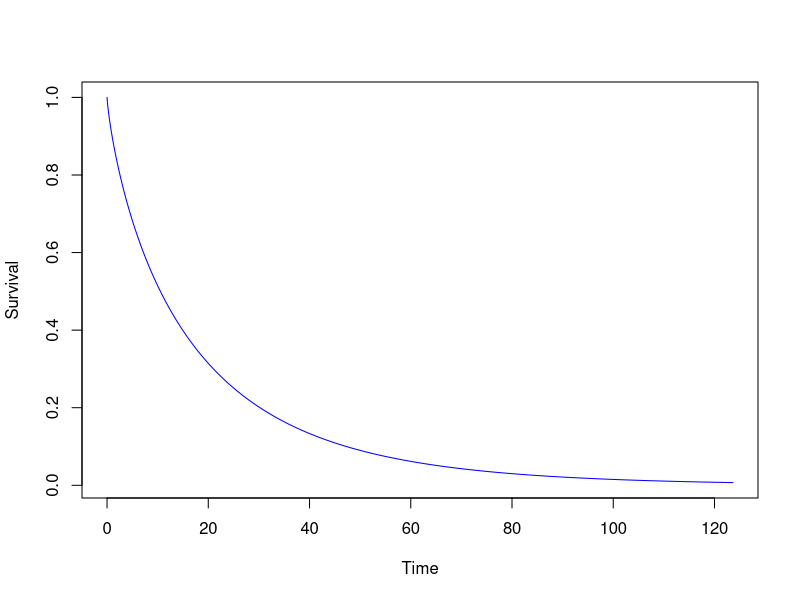
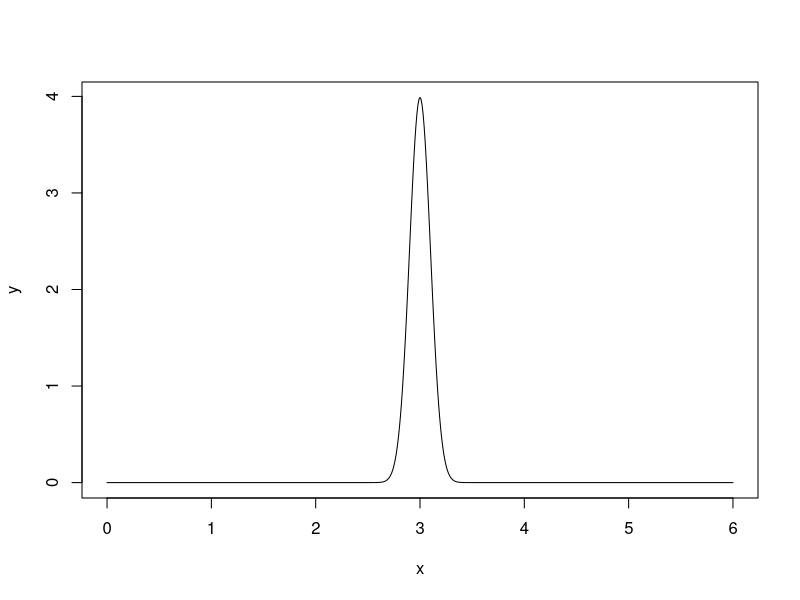
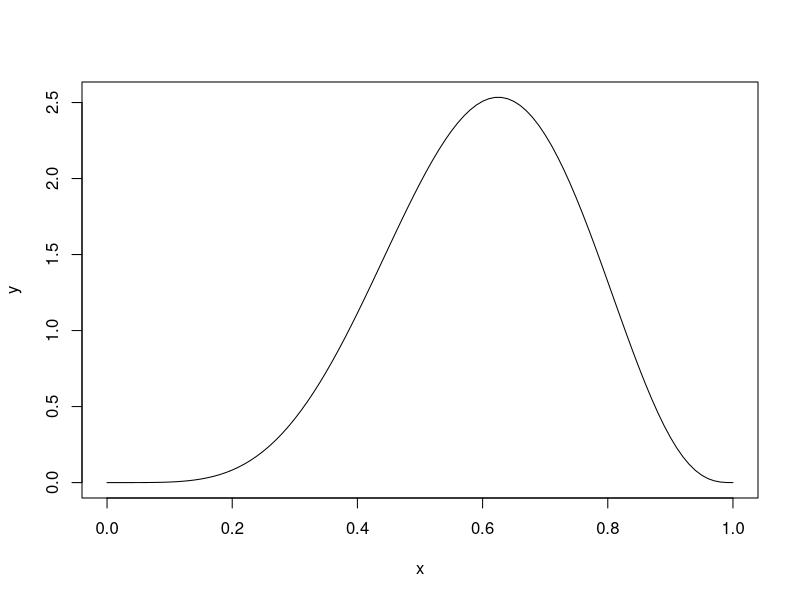

The R source for these figures, in order: (Note: this script raises an error after producing the figures.)


#Need to look at what we actually need to compute assurance??
#We are sampling from the control and treatment curves
#But maybe we only need number of events that occur (or do not occur) by the time-point that the assurance is going to take place>

#We could compute assurance in the way that we have done previously
#Then find a 'quicker' way by just estimating the number of events


#We assume the control is lambda2 = 0.06, gamma2 = 0.8

lambda2 <- 0.06
gamma2 <- 0.8

controltime <- seq(0, exp((1.527/gamma2)-log(lambda2))*1.1, by=0.01)
controlsurv <- exp(-(lambda2*controltime)^gamma2)
plot(controltime, controlsurv, type="l", col="blue", ylab="Survival", xlab = "Time")

#We assume T comes from a Normal(3, 0.01) dist

x <- seq(0, 6, by=0.01)
y <- dnorm(x, mean = 3, sd = sqrt(0.01))
plot(x, y, type="l")

#We assume HR comes from a Beta(6, 4) dist

x <- seq(0, 1, by=0.01)
y <- dbeta(x, 6, 4)
plot(x, y, type="l")

#Plot a sampled treatment curve

bigT <- rnorm(1, 3, sd = sqrt(0.01))
HR <- rbeta(1, 6, 4)
lambda1 <- exp((log(HR)/gamma2)+log(lambda2))
gamma1 <- gamma2

treatmenttime <- seq(bigT, exp((1.527/gamma2)-log(lambda2))*1.1, by=0.01)
treatmentsurv <- exp(-(lambda2*bigT)^gamma2 - lambda1^gamma1*(treatmenttime^gamma1-bigT^gamma1))

timecombined <- c(controltime, treatmenttime)
survcombined <- c(controlsurv, treatmentsurv)

lines(treatmenttime, treatmentsurv, col="red")

#Calculate assurance the way we have been doing
#Firstly we assume n1 = 100, n2 = 100
#We assume the trial will be stopped after 40 months
#0 = alive
#1 = dead

n1 <- 100
n2 <- 100
assvec <- rep(NA, 10000)
gamma1 <- gamma2

for (i in 1:10000){
  bigT <- rnorm(1, 3, sd = sqrt(0.01))
  HR <- rbeta(1, 6, 4)
  lambda1 <- exp((log(HR)/gamma2)+log(lambda2))
  CP <- exp(-(lambda2*bigT)^gamma2)[[1]]
  u <- runif(n2)
  
  suppressWarnings(z <- ifelse(u>CP, (1/lambda2)*exp(1/gamma2*log(-log(u))), exp((1/gamma1)*log(1/(lambda1^gamma1)*(-log(u)-(lambda2*bigT)^gamma2+lambda1^gamma1*bigT*gamma1)))))
  
  dataCombined <- data.frame(Time = c(rweibull(n1, gamma2, 1/lambda2), z), Group = c(rep("Control", n1), rep("Treatment", n2)), 
                             Cens = rep(1, n1+n2))
  
  dataCombined$Cens <-  dataCombined$Time < 40
  dataCombined$Cens <- dataCombined$Cens*1
  test <- survdiff(Surv(Time, Cens)~Group, data = dataCombined)
  assvec[i] <-test$chisq > qchisq(0.95, 1)
}

mean(assvec)

# 'True' assurance is 0.591

#Can we replicate this by just looking at the survival probabilities?

#We can calculate how many patients we expect to be alive after 40 months in the control group fairly easily

n1 <- 100
n2 <- 100
lambda2 <- 0.06
gamma2 <- 0.8
gamma1 <- gamma2
bigT <- rnorm(1, 3, sd = sqrt(0.01))
HR <- rbeta(1, 6, 4)
lambda1 <- exp((log(HR)/gamma2)+log(lambda2))

controlprob <- exp(-(lambda2*40)^gamma2)*n1
treatmentprob <- exp(-(lambda2*bigT)^gamma2 - lambda1^gamma1*(40^gamma1-bigT^gamma1))


treatmentprob <- rep(NA, 10000)

for (i in 1:10000){
  bigT <- rnorm(1, 3, sd = sqrt(0.01))
  HR <- rbeta(1, 6, 4)
  lambda1 <- exp((log(HR)/gamma2)+log(lambda2))
  treatmentprob[i] <- exp(-(lambda2*bigT)^gamma2 - lambda1^gamma1*(40^gamma1-bigT^gamma1))
}
hist(treatmentprob, breaks = 100, xlim=c(0,0.8))








